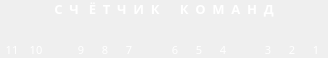
<?xml version="1.0" encoding="UTF-8"?>
<ui version="4.0">
 <class>PCWIdget</class>
 <widget class="QWidget" name="PCWIdget">
  <property name="geometry">
   <rect>
    <x>0</x>
    <y>0</y>
    <width>328</width>
    <height>58</height>
   </rect>
  </property>
  <property name="windowTitle">
   <string>PCWIdget</string>
  </property>
  <layout class="QVBoxLayout" name="verticalLayout">
   <property name="spacing">
    <number>0</number>
   </property>
   <property name="leftMargin">
    <number>0</number>
   </property>
   <property name="topMargin">
    <number>0</number>
   </property>
   <property name="rightMargin">
    <number>0</number>
   </property>
   <property name="bottomMargin">
    <number>0</number>
   </property>
   <item>
    <widget class="QLabel" name="label_38">
     <property name="palette">
      <palette>
       <active>
        <colorrole role="WindowText">
         <brush brushstyle="SolidPattern">
          <color alpha="255">
           <red>255</red>
           <green>255</green>
           <blue>255</blue>
          </color>
         </brush>
        </colorrole>
        <colorrole role="Text">
         <brush brushstyle="SolidPattern">
          <color alpha="255">
           <red>255</red>
           <green>255</green>
           <blue>255</blue>
          </color>
         </brush>
        </colorrole>
        <colorrole role="ButtonText">
         <brush brushstyle="SolidPattern">
          <color alpha="255">
           <red>255</red>
           <green>255</green>
           <blue>255</blue>
          </color>
         </brush>
        </colorrole>
       </active>
       <inactive>
        <colorrole role="WindowText">
         <brush brushstyle="SolidPattern">
          <color alpha="255">
           <red>255</red>
           <green>255</green>
           <blue>255</blue>
          </color>
         </brush>
        </colorrole>
        <colorrole role="Text">
         <brush brushstyle="SolidPattern">
          <color alpha="255">
           <red>255</red>
           <green>255</green>
           <blue>255</blue>
          </color>
         </brush>
        </colorrole>
        <colorrole role="ButtonText">
         <brush brushstyle="SolidPattern">
          <color alpha="255">
           <red>255</red>
           <green>255</green>
           <blue>255</blue>
          </color>
         </brush>
        </colorrole>
       </inactive>
       <disabled>
        <colorrole role="WindowText">
         <brush brushstyle="SolidPattern">
          <color alpha="255">
           <red>106</red>
           <green>104</green>
           <blue>100</blue>
          </color>
         </brush>
        </colorrole>
        <colorrole role="Text">
         <brush brushstyle="SolidPattern">
          <color alpha="255">
           <red>106</red>
           <green>104</green>
           <blue>100</blue>
          </color>
         </brush>
        </colorrole>
        <colorrole role="ButtonText">
         <brush brushstyle="SolidPattern">
          <color alpha="255">
           <red>106</red>
           <green>104</green>
           <blue>100</blue>
          </color>
         </brush>
        </colorrole>
       </disabled>
      </palette>
     </property>
     <property name="font">
      <font>
       <family>Sans Serif</family>
       <pointsize>10</pointsize>
       <weight>75</weight>
       <bold>true</bold>
      </font>
     </property>
     <property name="text">
      <string>С  Ч   Ё  Т  Ч  И  К      К  О  М  А  Н  Д</string>
     </property>
     <property name="alignment">
      <set>Qt::AlignCenter</set>
     </property>
    </widget>
   </item>
   <item>
    <layout class="QGridLayout" name="gridLayout">
     <property name="spacing">
      <number>0</number>
     </property>
     <item row="0" column="2">
      <spacer name="horizontalSpacer_8">
       <property name="orientation">
        <enum>Qt::Horizontal</enum>
       </property>
       <property name="sizeHint" stdset="0">
        <size>
         <width>40</width>
         <height>20</height>
        </size>
       </property>
      </spacer>
     </item>
     <item row="0" column="10">
      <spacer name="horizontalSpacer_10">
       <property name="orientation">
        <enum>Qt::Horizontal</enum>
       </property>
       <property name="sizeHint" stdset="0">
        <size>
         <width>40</width>
         <height>20</height>
        </size>
       </property>
      </spacer>
     </item>
     <item row="0" column="1">
      <widget class="QLabel" name="lamp9">
       <property name="minimumSize">
        <size>
         <width>24</width>
         <height>24</height>
        </size>
       </property>
       <property name="maximumSize">
        <size>
         <width>24</width>
         <height>24</height>
        </size>
       </property>
       <property name="frameShape">
        <enum>QFrame::NoFrame</enum>
       </property>
       <property name="frameShadow">
        <enum>QFrame::Raised</enum>
       </property>
       <property name="text">
        <string/>
       </property>
       <property name="pixmap">
        <pixmap resource="../libural/images.qrc">:/images/lamp_off.png</pixmap>
       </property>
       <property name="scaledContents">
        <bool>false</bool>
       </property>
      </widget>
     </item>
     <item row="0" column="12">
      <widget class="QLabel" name="lamp1">
       <property name="minimumSize">
        <size>
         <width>24</width>
         <height>24</height>
        </size>
       </property>
       <property name="maximumSize">
        <size>
         <width>24</width>
         <height>24</height>
        </size>
       </property>
       <property name="frameShape">
        <enum>QFrame::NoFrame</enum>
       </property>
       <property name="frameShadow">
        <enum>QFrame::Raised</enum>
       </property>
       <property name="text">
        <string/>
       </property>
       <property name="pixmap">
        <pixmap resource="../libural/images.qrc">:/images/lamp_off.png</pixmap>
       </property>
       <property name="scaledContents">
        <bool>false</bool>
       </property>
      </widget>
     </item>
     <item row="0" column="3">
      <widget class="QLabel" name="lamp8">
       <property name="minimumSize">
        <size>
         <width>24</width>
         <height>24</height>
        </size>
       </property>
       <property name="maximumSize">
        <size>
         <width>24</width>
         <height>24</height>
        </size>
       </property>
       <property name="frameShape">
        <enum>QFrame::NoFrame</enum>
       </property>
       <property name="frameShadow">
        <enum>QFrame::Raised</enum>
       </property>
       <property name="text">
        <string/>
       </property>
       <property name="pixmap">
        <pixmap resource="../libural/images.qrc">:/images/lamp_off.png</pixmap>
       </property>
       <property name="scaledContents">
        <bool>false</bool>
       </property>
      </widget>
     </item>
     <item row="0" column="13">
      <widget class="QLabel" name="lamp0">
       <property name="minimumSize">
        <size>
         <width>24</width>
         <height>24</height>
        </size>
       </property>
       <property name="maximumSize">
        <size>
         <width>24</width>
         <height>24</height>
        </size>
       </property>
       <property name="frameShape">
        <enum>QFrame::NoFrame</enum>
       </property>
       <property name="frameShadow">
        <enum>QFrame::Raised</enum>
       </property>
       <property name="text">
        <string/>
       </property>
       <property name="pixmap">
        <pixmap resource="../libural/images.qrc">:/images/lamp_off.png</pixmap>
       </property>
       <property name="scaledContents">
        <bool>false</bool>
       </property>
      </widget>
     </item>
     <item row="0" column="7">
      <widget class="QLabel" name="lamp5">
       <property name="minimumSize">
        <size>
         <width>24</width>
         <height>24</height>
        </size>
       </property>
       <property name="maximumSize">
        <size>
         <width>24</width>
         <height>24</height>
        </size>
       </property>
       <property name="frameShape">
        <enum>QFrame::NoFrame</enum>
       </property>
       <property name="frameShadow">
        <enum>QFrame::Raised</enum>
       </property>
       <property name="text">
        <string/>
       </property>
       <property name="pixmap">
        <pixmap resource="../libural/images.qrc">:/images/lamp_off.png</pixmap>
       </property>
       <property name="scaledContents">
        <bool>false</bool>
       </property>
      </widget>
     </item>
     <item row="0" column="6">
      <spacer name="horizontalSpacer_9">
       <property name="orientation">
        <enum>Qt::Horizontal</enum>
       </property>
       <property name="sizeHint" stdset="0">
        <size>
         <width>40</width>
         <height>20</height>
        </size>
       </property>
      </spacer>
     </item>
     <item row="0" column="0">
      <widget class="QLabel" name="lamp10">
       <property name="minimumSize">
        <size>
         <width>24</width>
         <height>24</height>
        </size>
       </property>
       <property name="maximumSize">
        <size>
         <width>24</width>
         <height>24</height>
        </size>
       </property>
       <property name="frameShape">
        <enum>QFrame::NoFrame</enum>
       </property>
       <property name="frameShadow">
        <enum>QFrame::Raised</enum>
       </property>
       <property name="text">
        <string/>
       </property>
       <property name="pixmap">
        <pixmap resource="../libural/images.qrc">:/images/lamp_off.png</pixmap>
       </property>
       <property name="scaledContents">
        <bool>false</bool>
       </property>
      </widget>
     </item>
     <item row="0" column="9">
      <widget class="QLabel" name="lamp3">
       <property name="minimumSize">
        <size>
         <width>24</width>
         <height>24</height>
        </size>
       </property>
       <property name="maximumSize">
        <size>
         <width>24</width>
         <height>24</height>
        </size>
       </property>
       <property name="frameShape">
        <enum>QFrame::NoFrame</enum>
       </property>
       <property name="frameShadow">
        <enum>QFrame::Raised</enum>
       </property>
       <property name="lineWidth">
        <number>0</number>
       </property>
       <property name="text">
        <string/>
       </property>
       <property name="pixmap">
        <pixmap resource="../libural/images.qrc">:/images/lamp_off.png</pixmap>
       </property>
       <property name="scaledContents">
        <bool>false</bool>
       </property>
       <property name="indent">
        <number>0</number>
       </property>
      </widget>
     </item>
     <item row="0" column="11">
      <widget class="QLabel" name="lamp2">
       <property name="minimumSize">
        <size>
         <width>24</width>
         <height>24</height>
        </size>
       </property>
       <property name="maximumSize">
        <size>
         <width>24</width>
         <height>24</height>
        </size>
       </property>
       <property name="frameShape">
        <enum>QFrame::NoFrame</enum>
       </property>
       <property name="frameShadow">
        <enum>QFrame::Raised</enum>
       </property>
       <property name="text">
        <string/>
       </property>
       <property name="pixmap">
        <pixmap resource="../libural/images.qrc">:/images/lamp_off.png</pixmap>
       </property>
       <property name="scaledContents">
        <bool>false</bool>
       </property>
      </widget>
     </item>
     <item row="0" column="5">
      <widget class="QLabel" name="lamp6">
       <property name="minimumSize">
        <size>
         <width>24</width>
         <height>24</height>
        </size>
       </property>
       <property name="maximumSize">
        <size>
         <width>24</width>
         <height>24</height>
        </size>
       </property>
       <property name="frameShape">
        <enum>QFrame::NoFrame</enum>
       </property>
       <property name="frameShadow">
        <enum>QFrame::Raised</enum>
       </property>
       <property name="text">
        <string/>
       </property>
       <property name="pixmap">
        <pixmap resource="../libural/images.qrc">:/images/lamp_off.png</pixmap>
       </property>
       <property name="scaledContents">
        <bool>false</bool>
       </property>
      </widget>
     </item>
     <item row="0" column="8">
      <widget class="QLabel" name="lamp4">
       <property name="minimumSize">
        <size>
         <width>24</width>
         <height>24</height>
        </size>
       </property>
       <property name="maximumSize">
        <size>
         <width>24</width>
         <height>24</height>
        </size>
       </property>
       <property name="frameShape">
        <enum>QFrame::NoFrame</enum>
       </property>
       <property name="frameShadow">
        <enum>QFrame::Raised</enum>
       </property>
       <property name="text">
        <string/>
       </property>
       <property name="pixmap">
        <pixmap resource="../libural/images.qrc">:/images/lamp_off.png</pixmap>
       </property>
       <property name="scaledContents">
        <bool>false</bool>
       </property>
      </widget>
     </item>
     <item row="0" column="4">
      <widget class="QLabel" name="lamp7">
       <property name="minimumSize">
        <size>
         <width>24</width>
         <height>24</height>
        </size>
       </property>
       <property name="maximumSize">
        <size>
         <width>24</width>
         <height>24</height>
        </size>
       </property>
       <property name="frameShape">
        <enum>QFrame::NoFrame</enum>
       </property>
       <property name="frameShadow">
        <enum>QFrame::Raised</enum>
       </property>
       <property name="text">
        <string/>
       </property>
       <property name="pixmap">
        <pixmap resource="../libural/images.qrc">:/images/lamp_off.png</pixmap>
       </property>
       <property name="scaledContents">
        <bool>false</bool>
       </property>
      </widget>
     </item>
     <item row="1" column="13">
      <widget class="QLabel" name="label_39">
       <property name="palette">
        <palette>
         <active>
          <colorrole role="WindowText">
           <brush brushstyle="SolidPattern">
            <color alpha="255">
             <red>255</red>
             <green>255</green>
             <blue>255</blue>
            </color>
           </brush>
          </colorrole>
          <colorrole role="Text">
           <brush brushstyle="SolidPattern">
            <color alpha="255">
             <red>255</red>
             <green>255</green>
             <blue>255</blue>
            </color>
           </brush>
          </colorrole>
          <colorrole role="ButtonText">
           <brush brushstyle="SolidPattern">
            <color alpha="255">
             <red>255</red>
             <green>255</green>
             <blue>255</blue>
            </color>
           </brush>
          </colorrole>
         </active>
         <inactive>
          <colorrole role="WindowText">
           <brush brushstyle="SolidPattern">
            <color alpha="255">
             <red>255</red>
             <green>255</green>
             <blue>255</blue>
            </color>
           </brush>
          </colorrole>
          <colorrole role="Text">
           <brush brushstyle="SolidPattern">
            <color alpha="255">
             <red>255</red>
             <green>255</green>
             <blue>255</blue>
            </color>
           </brush>
          </colorrole>
          <colorrole role="ButtonText">
           <brush brushstyle="SolidPattern">
            <color alpha="255">
             <red>255</red>
             <green>255</green>
             <blue>255</blue>
            </color>
           </brush>
          </colorrole>
         </inactive>
         <disabled>
          <colorrole role="WindowText">
           <brush brushstyle="SolidPattern">
            <color alpha="255">
             <red>106</red>
             <green>104</green>
             <blue>100</blue>
            </color>
           </brush>
          </colorrole>
          <colorrole role="Text">
           <brush brushstyle="SolidPattern">
            <color alpha="255">
             <red>106</red>
             <green>104</green>
             <blue>100</blue>
            </color>
           </brush>
          </colorrole>
          <colorrole role="ButtonText">
           <brush brushstyle="SolidPattern">
            <color alpha="255">
             <red>106</red>
             <green>104</green>
             <blue>100</blue>
            </color>
           </brush>
          </colorrole>
         </disabled>
        </palette>
       </property>
       <property name="font">
        <font>
         <family>Sans Serif</family>
         <pointsize>8</pointsize>
         <weight>50</weight>
         <bold>false</bold>
        </font>
       </property>
       <property name="text">
        <string>1</string>
       </property>
       <property name="alignment">
        <set>Qt::AlignCenter</set>
       </property>
      </widget>
     </item>
     <item row="1" column="12">
      <widget class="QLabel" name="label_40">
       <property name="palette">
        <palette>
         <active>
          <colorrole role="WindowText">
           <brush brushstyle="SolidPattern">
            <color alpha="255">
             <red>255</red>
             <green>255</green>
             <blue>255</blue>
            </color>
           </brush>
          </colorrole>
          <colorrole role="Text">
           <brush brushstyle="SolidPattern">
            <color alpha="255">
             <red>255</red>
             <green>255</green>
             <blue>255</blue>
            </color>
           </brush>
          </colorrole>
          <colorrole role="ButtonText">
           <brush brushstyle="SolidPattern">
            <color alpha="255">
             <red>255</red>
             <green>255</green>
             <blue>255</blue>
            </color>
           </brush>
          </colorrole>
         </active>
         <inactive>
          <colorrole role="WindowText">
           <brush brushstyle="SolidPattern">
            <color alpha="255">
             <red>255</red>
             <green>255</green>
             <blue>255</blue>
            </color>
           </brush>
          </colorrole>
          <colorrole role="Text">
           <brush brushstyle="SolidPattern">
            <color alpha="255">
             <red>255</red>
             <green>255</green>
             <blue>255</blue>
            </color>
           </brush>
          </colorrole>
          <colorrole role="ButtonText">
           <brush brushstyle="SolidPattern">
            <color alpha="255">
             <red>255</red>
             <green>255</green>
             <blue>255</blue>
            </color>
           </brush>
          </colorrole>
         </inactive>
         <disabled>
          <colorrole role="WindowText">
           <brush brushstyle="SolidPattern">
            <color alpha="255">
             <red>106</red>
             <green>104</green>
             <blue>100</blue>
            </color>
           </brush>
          </colorrole>
          <colorrole role="Text">
           <brush brushstyle="SolidPattern">
            <color alpha="255">
             <red>106</red>
             <green>104</green>
             <blue>100</blue>
            </color>
           </brush>
          </colorrole>
          <colorrole role="ButtonText">
           <brush brushstyle="SolidPattern">
            <color alpha="255">
             <red>106</red>
             <green>104</green>
             <blue>100</blue>
            </color>
           </brush>
          </colorrole>
         </disabled>
        </palette>
       </property>
       <property name="font">
        <font>
         <family>Sans Serif</family>
         <pointsize>8</pointsize>
         <weight>50</weight>
         <bold>false</bold>
        </font>
       </property>
       <property name="text">
        <string>2</string>
       </property>
       <property name="alignment">
        <set>Qt::AlignCenter</set>
       </property>
      </widget>
     </item>
     <item row="1" column="11">
      <widget class="QLabel" name="label_41">
       <property name="palette">
        <palette>
         <active>
          <colorrole role="WindowText">
           <brush brushstyle="SolidPattern">
            <color alpha="255">
             <red>255</red>
             <green>255</green>
             <blue>255</blue>
            </color>
           </brush>
          </colorrole>
          <colorrole role="Text">
           <brush brushstyle="SolidPattern">
            <color alpha="255">
             <red>255</red>
             <green>255</green>
             <blue>255</blue>
            </color>
           </brush>
          </colorrole>
          <colorrole role="ButtonText">
           <brush brushstyle="SolidPattern">
            <color alpha="255">
             <red>255</red>
             <green>255</green>
             <blue>255</blue>
            </color>
           </brush>
          </colorrole>
         </active>
         <inactive>
          <colorrole role="WindowText">
           <brush brushstyle="SolidPattern">
            <color alpha="255">
             <red>255</red>
             <green>255</green>
             <blue>255</blue>
            </color>
           </brush>
          </colorrole>
          <colorrole role="Text">
           <brush brushstyle="SolidPattern">
            <color alpha="255">
             <red>255</red>
             <green>255</green>
             <blue>255</blue>
            </color>
           </brush>
          </colorrole>
          <colorrole role="ButtonText">
           <brush brushstyle="SolidPattern">
            <color alpha="255">
             <red>255</red>
             <green>255</green>
             <blue>255</blue>
            </color>
           </brush>
          </colorrole>
         </inactive>
         <disabled>
          <colorrole role="WindowText">
           <brush brushstyle="SolidPattern">
            <color alpha="255">
             <red>106</red>
             <green>104</green>
             <blue>100</blue>
            </color>
           </brush>
          </colorrole>
          <colorrole role="Text">
           <brush brushstyle="SolidPattern">
            <color alpha="255">
             <red>106</red>
             <green>104</green>
             <blue>100</blue>
            </color>
           </brush>
          </colorrole>
          <colorrole role="ButtonText">
           <brush brushstyle="SolidPattern">
            <color alpha="255">
             <red>106</red>
             <green>104</green>
             <blue>100</blue>
            </color>
           </brush>
          </colorrole>
         </disabled>
        </palette>
       </property>
       <property name="font">
        <font>
         <family>Sans Serif</family>
         <pointsize>8</pointsize>
         <weight>50</weight>
         <bold>false</bold>
        </font>
       </property>
       <property name="text">
        <string>3</string>
       </property>
       <property name="alignment">
        <set>Qt::AlignCenter</set>
       </property>
      </widget>
     </item>
     <item row="1" column="9">
      <widget class="QLabel" name="label_42">
       <property name="palette">
        <palette>
         <active>
          <colorrole role="WindowText">
           <brush brushstyle="SolidPattern">
            <color alpha="255">
             <red>255</red>
             <green>255</green>
             <blue>255</blue>
            </color>
           </brush>
          </colorrole>
          <colorrole role="Text">
           <brush brushstyle="SolidPattern">
            <color alpha="255">
             <red>255</red>
             <green>255</green>
             <blue>255</blue>
            </color>
           </brush>
          </colorrole>
          <colorrole role="ButtonText">
           <brush brushstyle="SolidPattern">
            <color alpha="255">
             <red>255</red>
             <green>255</green>
             <blue>255</blue>
            </color>
           </brush>
          </colorrole>
         </active>
         <inactive>
          <colorrole role="WindowText">
           <brush brushstyle="SolidPattern">
            <color alpha="255">
             <red>255</red>
             <green>255</green>
             <blue>255</blue>
            </color>
           </brush>
          </colorrole>
          <colorrole role="Text">
           <brush brushstyle="SolidPattern">
            <color alpha="255">
             <red>255</red>
             <green>255</green>
             <blue>255</blue>
            </color>
           </brush>
          </colorrole>
          <colorrole role="ButtonText">
           <brush brushstyle="SolidPattern">
            <color alpha="255">
             <red>255</red>
             <green>255</green>
             <blue>255</blue>
            </color>
           </brush>
          </colorrole>
         </inactive>
         <disabled>
          <colorrole role="WindowText">
           <brush brushstyle="SolidPattern">
            <color alpha="255">
             <red>106</red>
             <green>104</green>
             <blue>100</blue>
            </color>
           </brush>
          </colorrole>
          <colorrole role="Text">
           <brush brushstyle="SolidPattern">
            <color alpha="255">
             <red>106</red>
             <green>104</green>
             <blue>100</blue>
            </color>
           </brush>
          </colorrole>
          <colorrole role="ButtonText">
           <brush brushstyle="SolidPattern">
            <color alpha="255">
             <red>106</red>
             <green>104</green>
             <blue>100</blue>
            </color>
           </brush>
          </colorrole>
         </disabled>
        </palette>
       </property>
       <property name="font">
        <font>
         <family>Sans Serif</family>
         <pointsize>8</pointsize>
         <weight>50</weight>
         <bold>false</bold>
        </font>
       </property>
       <property name="text">
        <string>4</string>
       </property>
       <property name="alignment">
        <set>Qt::AlignCenter</set>
       </property>
      </widget>
     </item>
     <item row="1" column="8">
      <widget class="QLabel" name="label_43">
       <property name="palette">
        <palette>
         <active>
          <colorrole role="WindowText">
           <brush brushstyle="SolidPattern">
            <color alpha="255">
             <red>255</red>
             <green>255</green>
             <blue>255</blue>
            </color>
           </brush>
          </colorrole>
          <colorrole role="Text">
           <brush brushstyle="SolidPattern">
            <color alpha="255">
             <red>255</red>
             <green>255</green>
             <blue>255</blue>
            </color>
           </brush>
          </colorrole>
          <colorrole role="ButtonText">
           <brush brushstyle="SolidPattern">
            <color alpha="255">
             <red>255</red>
             <green>255</green>
             <blue>255</blue>
            </color>
           </brush>
          </colorrole>
         </active>
         <inactive>
          <colorrole role="WindowText">
           <brush brushstyle="SolidPattern">
            <color alpha="255">
             <red>255</red>
             <green>255</green>
             <blue>255</blue>
            </color>
           </brush>
          </colorrole>
          <colorrole role="Text">
           <brush brushstyle="SolidPattern">
            <color alpha="255">
             <red>255</red>
             <green>255</green>
             <blue>255</blue>
            </color>
           </brush>
          </colorrole>
          <colorrole role="ButtonText">
           <brush brushstyle="SolidPattern">
            <color alpha="255">
             <red>255</red>
             <green>255</green>
             <blue>255</blue>
            </color>
           </brush>
          </colorrole>
         </inactive>
         <disabled>
          <colorrole role="WindowText">
           <brush brushstyle="SolidPattern">
            <color alpha="255">
             <red>106</red>
             <green>104</green>
             <blue>100</blue>
            </color>
           </brush>
          </colorrole>
          <colorrole role="Text">
           <brush brushstyle="SolidPattern">
            <color alpha="255">
             <red>106</red>
             <green>104</green>
             <blue>100</blue>
            </color>
           </brush>
          </colorrole>
          <colorrole role="ButtonText">
           <brush brushstyle="SolidPattern">
            <color alpha="255">
             <red>106</red>
             <green>104</green>
             <blue>100</blue>
            </color>
           </brush>
          </colorrole>
         </disabled>
        </palette>
       </property>
       <property name="font">
        <font>
         <family>Sans Serif</family>
         <pointsize>8</pointsize>
         <weight>50</weight>
         <bold>false</bold>
        </font>
       </property>
       <property name="text">
        <string>5</string>
       </property>
       <property name="alignment">
        <set>Qt::AlignCenter</set>
       </property>
      </widget>
     </item>
     <item row="1" column="7">
      <widget class="QLabel" name="label_44">
       <property name="palette">
        <palette>
         <active>
          <colorrole role="WindowText">
           <brush brushstyle="SolidPattern">
            <color alpha="255">
             <red>255</red>
             <green>255</green>
             <blue>255</blue>
            </color>
           </brush>
          </colorrole>
          <colorrole role="Text">
           <brush brushstyle="SolidPattern">
            <color alpha="255">
             <red>255</red>
             <green>255</green>
             <blue>255</blue>
            </color>
           </brush>
          </colorrole>
          <colorrole role="ButtonText">
           <brush brushstyle="SolidPattern">
            <color alpha="255">
             <red>255</red>
             <green>255</green>
             <blue>255</blue>
            </color>
           </brush>
          </colorrole>
         </active>
         <inactive>
          <colorrole role="WindowText">
           <brush brushstyle="SolidPattern">
            <color alpha="255">
             <red>255</red>
             <green>255</green>
             <blue>255</blue>
            </color>
           </brush>
          </colorrole>
          <colorrole role="Text">
           <brush brushstyle="SolidPattern">
            <color alpha="255">
             <red>255</red>
             <green>255</green>
             <blue>255</blue>
            </color>
           </brush>
          </colorrole>
          <colorrole role="ButtonText">
           <brush brushstyle="SolidPattern">
            <color alpha="255">
             <red>255</red>
             <green>255</green>
             <blue>255</blue>
            </color>
           </brush>
          </colorrole>
         </inactive>
         <disabled>
          <colorrole role="WindowText">
           <brush brushstyle="SolidPattern">
            <color alpha="255">
             <red>106</red>
             <green>104</green>
             <blue>100</blue>
            </color>
           </brush>
          </colorrole>
          <colorrole role="Text">
           <brush brushstyle="SolidPattern">
            <color alpha="255">
             <red>106</red>
             <green>104</green>
             <blue>100</blue>
            </color>
           </brush>
          </colorrole>
          <colorrole role="ButtonText">
           <brush brushstyle="SolidPattern">
            <color alpha="255">
             <red>106</red>
             <green>104</green>
             <blue>100</blue>
            </color>
           </brush>
          </colorrole>
         </disabled>
        </palette>
       </property>
       <property name="font">
        <font>
         <family>Sans Serif</family>
         <pointsize>8</pointsize>
         <weight>50</weight>
         <bold>false</bold>
        </font>
       </property>
       <property name="text">
        <string>6</string>
       </property>
       <property name="alignment">
        <set>Qt::AlignCenter</set>
       </property>
      </widget>
     </item>
     <item row="1" column="3">
      <widget class="QLabel" name="label_47">
       <property name="palette">
        <palette>
         <active>
          <colorrole role="WindowText">
           <brush brushstyle="SolidPattern">
            <color alpha="255">
             <red>255</red>
             <green>255</green>
             <blue>255</blue>
            </color>
           </brush>
          </colorrole>
          <colorrole role="Text">
           <brush brushstyle="SolidPattern">
            <color alpha="255">
             <red>255</red>
             <green>255</green>
             <blue>255</blue>
            </color>
           </brush>
          </colorrole>
          <colorrole role="ButtonText">
           <brush brushstyle="SolidPattern">
            <color alpha="255">
             <red>255</red>
             <green>255</green>
             <blue>255</blue>
            </color>
           </brush>
          </colorrole>
         </active>
         <inactive>
          <colorrole role="WindowText">
           <brush brushstyle="SolidPattern">
            <color alpha="255">
             <red>255</red>
             <green>255</green>
             <blue>255</blue>
            </color>
           </brush>
          </colorrole>
          <colorrole role="Text">
           <brush brushstyle="SolidPattern">
            <color alpha="255">
             <red>255</red>
             <green>255</green>
             <blue>255</blue>
            </color>
           </brush>
          </colorrole>
          <colorrole role="ButtonText">
           <brush brushstyle="SolidPattern">
            <color alpha="255">
             <red>255</red>
             <green>255</green>
             <blue>255</blue>
            </color>
           </brush>
          </colorrole>
         </inactive>
         <disabled>
          <colorrole role="WindowText">
           <brush brushstyle="SolidPattern">
            <color alpha="255">
             <red>106</red>
             <green>104</green>
             <blue>100</blue>
            </color>
           </brush>
          </colorrole>
          <colorrole role="Text">
           <brush brushstyle="SolidPattern">
            <color alpha="255">
             <red>106</red>
             <green>104</green>
             <blue>100</blue>
            </color>
           </brush>
          </colorrole>
          <colorrole role="ButtonText">
           <brush brushstyle="SolidPattern">
            <color alpha="255">
             <red>106</red>
             <green>104</green>
             <blue>100</blue>
            </color>
           </brush>
          </colorrole>
         </disabled>
        </palette>
       </property>
       <property name="font">
        <font>
         <family>Sans Serif</family>
         <pointsize>8</pointsize>
         <weight>50</weight>
         <bold>false</bold>
        </font>
       </property>
       <property name="text">
        <string>9</string>
       </property>
       <property name="alignment">
        <set>Qt::AlignCenter</set>
       </property>
      </widget>
     </item>
     <item row="1" column="5">
      <widget class="QLabel" name="label_45">
       <property name="palette">
        <palette>
         <active>
          <colorrole role="WindowText">
           <brush brushstyle="SolidPattern">
            <color alpha="255">
             <red>255</red>
             <green>255</green>
             <blue>255</blue>
            </color>
           </brush>
          </colorrole>
          <colorrole role="Text">
           <brush brushstyle="SolidPattern">
            <color alpha="255">
             <red>255</red>
             <green>255</green>
             <blue>255</blue>
            </color>
           </brush>
          </colorrole>
          <colorrole role="ButtonText">
           <brush brushstyle="SolidPattern">
            <color alpha="255">
             <red>255</red>
             <green>255</green>
             <blue>255</blue>
            </color>
           </brush>
          </colorrole>
         </active>
         <inactive>
          <colorrole role="WindowText">
           <brush brushstyle="SolidPattern">
            <color alpha="255">
             <red>255</red>
             <green>255</green>
             <blue>255</blue>
            </color>
           </brush>
          </colorrole>
          <colorrole role="Text">
           <brush brushstyle="SolidPattern">
            <color alpha="255">
             <red>255</red>
             <green>255</green>
             <blue>255</blue>
            </color>
           </brush>
          </colorrole>
          <colorrole role="ButtonText">
           <brush brushstyle="SolidPattern">
            <color alpha="255">
             <red>255</red>
             <green>255</green>
             <blue>255</blue>
            </color>
           </brush>
          </colorrole>
         </inactive>
         <disabled>
          <colorrole role="WindowText">
           <brush brushstyle="SolidPattern">
            <color alpha="255">
             <red>106</red>
             <green>104</green>
             <blue>100</blue>
            </color>
           </brush>
          </colorrole>
          <colorrole role="Text">
           <brush brushstyle="SolidPattern">
            <color alpha="255">
             <red>106</red>
             <green>104</green>
             <blue>100</blue>
            </color>
           </brush>
          </colorrole>
          <colorrole role="ButtonText">
           <brush brushstyle="SolidPattern">
            <color alpha="255">
             <red>106</red>
             <green>104</green>
             <blue>100</blue>
            </color>
           </brush>
          </colorrole>
         </disabled>
        </palette>
       </property>
       <property name="font">
        <font>
         <family>Sans Serif</family>
         <pointsize>8</pointsize>
         <weight>50</weight>
         <bold>false</bold>
        </font>
       </property>
       <property name="text">
        <string>7</string>
       </property>
       <property name="alignment">
        <set>Qt::AlignCenter</set>
       </property>
      </widget>
     </item>
     <item row="1" column="4">
      <widget class="QLabel" name="label_46">
       <property name="palette">
        <palette>
         <active>
          <colorrole role="WindowText">
           <brush brushstyle="SolidPattern">
            <color alpha="255">
             <red>255</red>
             <green>255</green>
             <blue>255</blue>
            </color>
           </brush>
          </colorrole>
          <colorrole role="Text">
           <brush brushstyle="SolidPattern">
            <color alpha="255">
             <red>255</red>
             <green>255</green>
             <blue>255</blue>
            </color>
           </brush>
          </colorrole>
          <colorrole role="ButtonText">
           <brush brushstyle="SolidPattern">
            <color alpha="255">
             <red>255</red>
             <green>255</green>
             <blue>255</blue>
            </color>
           </brush>
          </colorrole>
         </active>
         <inactive>
          <colorrole role="WindowText">
           <brush brushstyle="SolidPattern">
            <color alpha="255">
             <red>255</red>
             <green>255</green>
             <blue>255</blue>
            </color>
           </brush>
          </colorrole>
          <colorrole role="Text">
           <brush brushstyle="SolidPattern">
            <color alpha="255">
             <red>255</red>
             <green>255</green>
             <blue>255</blue>
            </color>
           </brush>
          </colorrole>
          <colorrole role="ButtonText">
           <brush brushstyle="SolidPattern">
            <color alpha="255">
             <red>255</red>
             <green>255</green>
             <blue>255</blue>
            </color>
           </brush>
          </colorrole>
         </inactive>
         <disabled>
          <colorrole role="WindowText">
           <brush brushstyle="SolidPattern">
            <color alpha="255">
             <red>106</red>
             <green>104</green>
             <blue>100</blue>
            </color>
           </brush>
          </colorrole>
          <colorrole role="Text">
           <brush brushstyle="SolidPattern">
            <color alpha="255">
             <red>106</red>
             <green>104</green>
             <blue>100</blue>
            </color>
           </brush>
          </colorrole>
          <colorrole role="ButtonText">
           <brush brushstyle="SolidPattern">
            <color alpha="255">
             <red>106</red>
             <green>104</green>
             <blue>100</blue>
            </color>
           </brush>
          </colorrole>
         </disabled>
        </palette>
       </property>
       <property name="font">
        <font>
         <family>Sans Serif</family>
         <pointsize>8</pointsize>
         <weight>50</weight>
         <bold>false</bold>
        </font>
       </property>
       <property name="text">
        <string>8</string>
       </property>
       <property name="alignment">
        <set>Qt::AlignCenter</set>
       </property>
      </widget>
     </item>
     <item row="1" column="1">
      <widget class="QLabel" name="label_48">
       <property name="palette">
        <palette>
         <active>
          <colorrole role="WindowText">
           <brush brushstyle="SolidPattern">
            <color alpha="255">
             <red>255</red>
             <green>255</green>
             <blue>255</blue>
            </color>
           </brush>
          </colorrole>
          <colorrole role="Text">
           <brush brushstyle="SolidPattern">
            <color alpha="255">
             <red>255</red>
             <green>255</green>
             <blue>255</blue>
            </color>
           </brush>
          </colorrole>
          <colorrole role="ButtonText">
           <brush brushstyle="SolidPattern">
            <color alpha="255">
             <red>255</red>
             <green>255</green>
             <blue>255</blue>
            </color>
           </brush>
          </colorrole>
         </active>
         <inactive>
          <colorrole role="WindowText">
           <brush brushstyle="SolidPattern">
            <color alpha="255">
             <red>255</red>
             <green>255</green>
             <blue>255</blue>
            </color>
           </brush>
          </colorrole>
          <colorrole role="Text">
           <brush brushstyle="SolidPattern">
            <color alpha="255">
             <red>255</red>
             <green>255</green>
             <blue>255</blue>
            </color>
           </brush>
          </colorrole>
          <colorrole role="ButtonText">
           <brush brushstyle="SolidPattern">
            <color alpha="255">
             <red>255</red>
             <green>255</green>
             <blue>255</blue>
            </color>
           </brush>
          </colorrole>
         </inactive>
         <disabled>
          <colorrole role="WindowText">
           <brush brushstyle="SolidPattern">
            <color alpha="255">
             <red>106</red>
             <green>104</green>
             <blue>100</blue>
            </color>
           </brush>
          </colorrole>
          <colorrole role="Text">
           <brush brushstyle="SolidPattern">
            <color alpha="255">
             <red>106</red>
             <green>104</green>
             <blue>100</blue>
            </color>
           </brush>
          </colorrole>
          <colorrole role="ButtonText">
           <brush brushstyle="SolidPattern">
            <color alpha="255">
             <red>106</red>
             <green>104</green>
             <blue>100</blue>
            </color>
           </brush>
          </colorrole>
         </disabled>
        </palette>
       </property>
       <property name="font">
        <font>
         <family>Sans Serif</family>
         <pointsize>8</pointsize>
         <weight>50</weight>
         <bold>false</bold>
        </font>
       </property>
       <property name="text">
        <string>10</string>
       </property>
       <property name="alignment">
        <set>Qt::AlignCenter</set>
       </property>
      </widget>
     </item>
     <item row="1" column="0">
      <widget class="QLabel" name="label_49">
       <property name="palette">
        <palette>
         <active>
          <colorrole role="WindowText">
           <brush brushstyle="SolidPattern">
            <color alpha="255">
             <red>255</red>
             <green>255</green>
             <blue>255</blue>
            </color>
           </brush>
          </colorrole>
          <colorrole role="Text">
           <brush brushstyle="SolidPattern">
            <color alpha="255">
             <red>255</red>
             <green>255</green>
             <blue>255</blue>
            </color>
           </brush>
          </colorrole>
          <colorrole role="ButtonText">
           <brush brushstyle="SolidPattern">
            <color alpha="255">
             <red>255</red>
             <green>255</green>
             <blue>255</blue>
            </color>
           </brush>
          </colorrole>
         </active>
         <inactive>
          <colorrole role="WindowText">
           <brush brushstyle="SolidPattern">
            <color alpha="255">
             <red>255</red>
             <green>255</green>
             <blue>255</blue>
            </color>
           </brush>
          </colorrole>
          <colorrole role="Text">
           <brush brushstyle="SolidPattern">
            <color alpha="255">
             <red>255</red>
             <green>255</green>
             <blue>255</blue>
            </color>
           </brush>
          </colorrole>
          <colorrole role="ButtonText">
           <brush brushstyle="SolidPattern">
            <color alpha="255">
             <red>255</red>
             <green>255</green>
             <blue>255</blue>
            </color>
           </brush>
          </colorrole>
         </inactive>
         <disabled>
          <colorrole role="WindowText">
           <brush brushstyle="SolidPattern">
            <color alpha="255">
             <red>106</red>
             <green>104</green>
             <blue>100</blue>
            </color>
           </brush>
          </colorrole>
          <colorrole role="Text">
           <brush brushstyle="SolidPattern">
            <color alpha="255">
             <red>106</red>
             <green>104</green>
             <blue>100</blue>
            </color>
           </brush>
          </colorrole>
          <colorrole role="ButtonText">
           <brush brushstyle="SolidPattern">
            <color alpha="255">
             <red>106</red>
             <green>104</green>
             <blue>100</blue>
            </color>
           </brush>
          </colorrole>
         </disabled>
        </palette>
       </property>
       <property name="font">
        <font>
         <family>Sans Serif</family>
         <pointsize>8</pointsize>
         <weight>50</weight>
         <bold>false</bold>
        </font>
       </property>
       <property name="text">
        <string>11</string>
       </property>
       <property name="alignment">
        <set>Qt::AlignCenter</set>
       </property>
      </widget>
     </item>
    </layout>
   </item>
  </layout>
 </widget>
 <resources>
  <include location="../libural/images.qrc"/>
 </resources>
 <connections/>
</ui>
